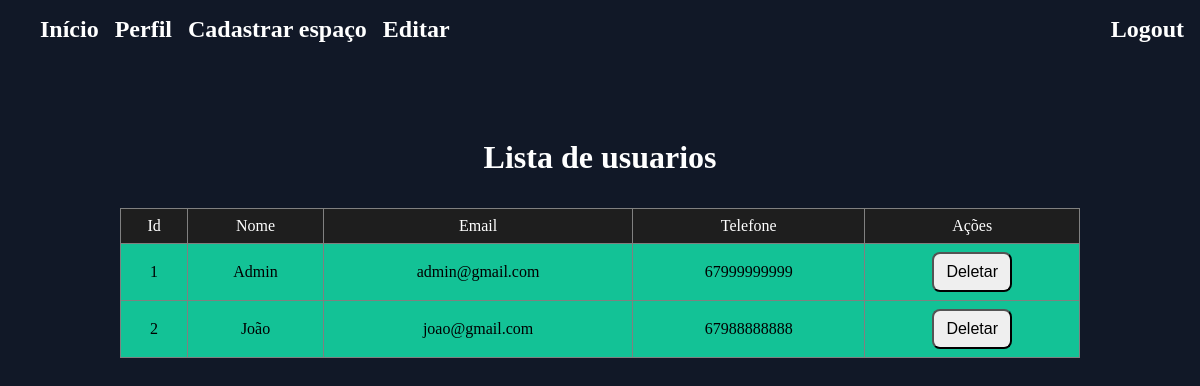
The page /src/pages/lista-usuarios/index.php (signed in) on the database its author committed.
### tables this page shows
create table usuarios(
id int auto_increment primary key,
nome varchar(100) not null,
email varchar(100) unique not null,
senha varchar(16),
telefone varchar(20) unique not null
);

### backend/db/database.php (called while the page is built)
<?php
class Database
{
    private $server = "localhost";
    private $dbnome = "sistema_de_reserva";
    private $user = "root";
    private $password = "";
    public function connect(){
        try {
            $conn = new PDO(
                "mysql:host=" .$this->server . ";dbname=" . $this->dbnome,
                $this->user,
                $this->password
            );
            $conn->setAttribute(PDO::ATTR_ERRMODE,PDO::ERRMODE_EXCEPTION);
            return $conn;
        }   catch (\Exception $th) {
            echo "erro" . $th->getMessage();
        }
    }
}

### backend/controller/userController.php (called while the page is built, shortened)
<?php
include __DIR__ . "/../db/database.php";
class userController{
    private $coon;
    public function __construct(){
        $dbase = new Database();
        $this->coon = $dbase->connect();
    }
    public function PegarTodosUsuarios(){
        try {
            $sql = "SELECT * FROM usuarios";
            $db = $this->coon->prepare($sql);
            $db->execute();
            $user = $db->fetchAll(PDO::FETCH_ASSOC);
            return $user;
        } catch (\Throwable $th) {
        }
    }
    public function PegarUsuariosPorPagina($indiceInicial, $usuariosLimite){
        try {
            $sql = "SELECT * FROM usuarios LIMIT :indiceInicial, :usuariosLimite";
            $db = $this->coon->prepare($sql);
            $db->bindParam(":indiceInicial", $indiceInicial, PDO::PARAM_INT);
            $db->bindParam(":usuariosLimite", $usuariosLimite, PDO::PARAM_INT);
            $db->execute();
            $user = $db->fetchAll(PDO::FETCH_ASSOC);
            return $user;
        } catch (\Throwable $th) {
            echo $th->getMessage();
        }
    }
    }

### src/pages/lista-usuarios/index.php (the view, shortened to what this page needs)
<?php
    include __DIR__ . "/../../../backend/controller/userController.php";
    $userController = new userController();
    $usuarioLimite = 8;
    $totalUsarios = count($userController->PegarTodosUsuarios());
    $paginaAtual = isset($_GET['pagina']) ? (int)$_GET['pagina'] : 1;
    $indiceInicial = ($paginaAtual - 1) * $usuarioLimite;
    $usuarios = $userController->PegarUsuariosPorPagina($indiceInicial, $usuarioLimite);
?>
<!DOCTYPE html>
<html lang="en">
<head>
    <link rel="stylesheet" href="./style.css">
</head>
<body>
    <header>
        <div class="H-esquerdo">
        <h2 style="cursor: pointer;"><a href="../home/index.php" style="text-decoration: none; color: white;">Início</a></h2>
            <h2><a style="text-decoration: none;  color:white;" href="../perfil/perfil.php">Perfil</a></h2>
            <h2><a  style="text-decoration: none; color: white;"  href="../cadastrar-espaco/cadastroPagina.php">Cadastrar espaço</a></h2>
            <h2><a style="text-decoration: none;  color:white;" href="../editarEspaco/editarEspaco.php">Editar</a></h2>
        </div>
        <h2><a style="text-decoration: none; color: white;" href="../perfil/logout.php">Logout</a></h2>
    </header>
    <div class="controle">
        <h1>Lista de usuarios</h1>
        <table class="lista-controle">
            <thead>
                <tr>
                    <td>Id</td>
                    <td>Nome</td>
                    <td>Email</td>
                    <td>Telefone</td>
                    <td>Ações</td>
                </tr>
            </thead>
            <tbody>
                <?php
                foreach ($usuarios as $itens){
                    echo "<tr>
                    <td>{$itens['id']}</td>
                            <td>{$itens['nome']}</td>
                            <td>{$itens['email']}</td>
                            <td>{$itens['telefone']}</td>
                            <td>
                                <form action='../../../backend/router/userRouter.php?acao=delete' method='POST'>
                                    <input type='hidden' name='id' value='{$itens['id']}'>
                                    <button type='submit' name='delete' class='btn'>Deletar</button>
                                </form>
                            </td>
                        </tr>";
                        }
                    ?>
            </tbody>
        </table>
    </div>
</body>
</html>

### src/pages/lista-usuarios/style.css (style rules this page uses)
* { padding: 0; margin: 0; }
body { background-color: #111827; color: white; height: 100vh; position: relative; }
header { display: flex; justify-content: space-between; align-items: center ; padding: 1rem; margin-bottom: 4rem; }
.H-esquerdo { display: flex; gap: 1rem; margin-left: 1.5rem; }
.controle { display: flex; flex-direction: column; justify-content: center; align-items: center; gap: 2rem; margin-top: 5rem; }
.lista-controle { border: 0.1rem gray solid; width: 80%; margin: 0 auto; border-collapse: collapse; }
.lista-controle thead { background-color: #1E1E1E; }
.lista-controle tbody { background-color: #13C296; color: black; }
.lista-controle th, .lista-controle td { border: 0.1rem gray solid; padding: 0.5rem; text-align: center; }
.btn { height: 2.5rem; border-radius: 0.5rem; width: 5rem; cursor: pointer; font-size: medium; }

### rows shown on the page
usuarios: id "1", nome "Admin", email "admin@gmail.com", telefone "67999999999"
usuarios: id "2", nome "João", email "joao@gmail.com", telefone "67988888888"
